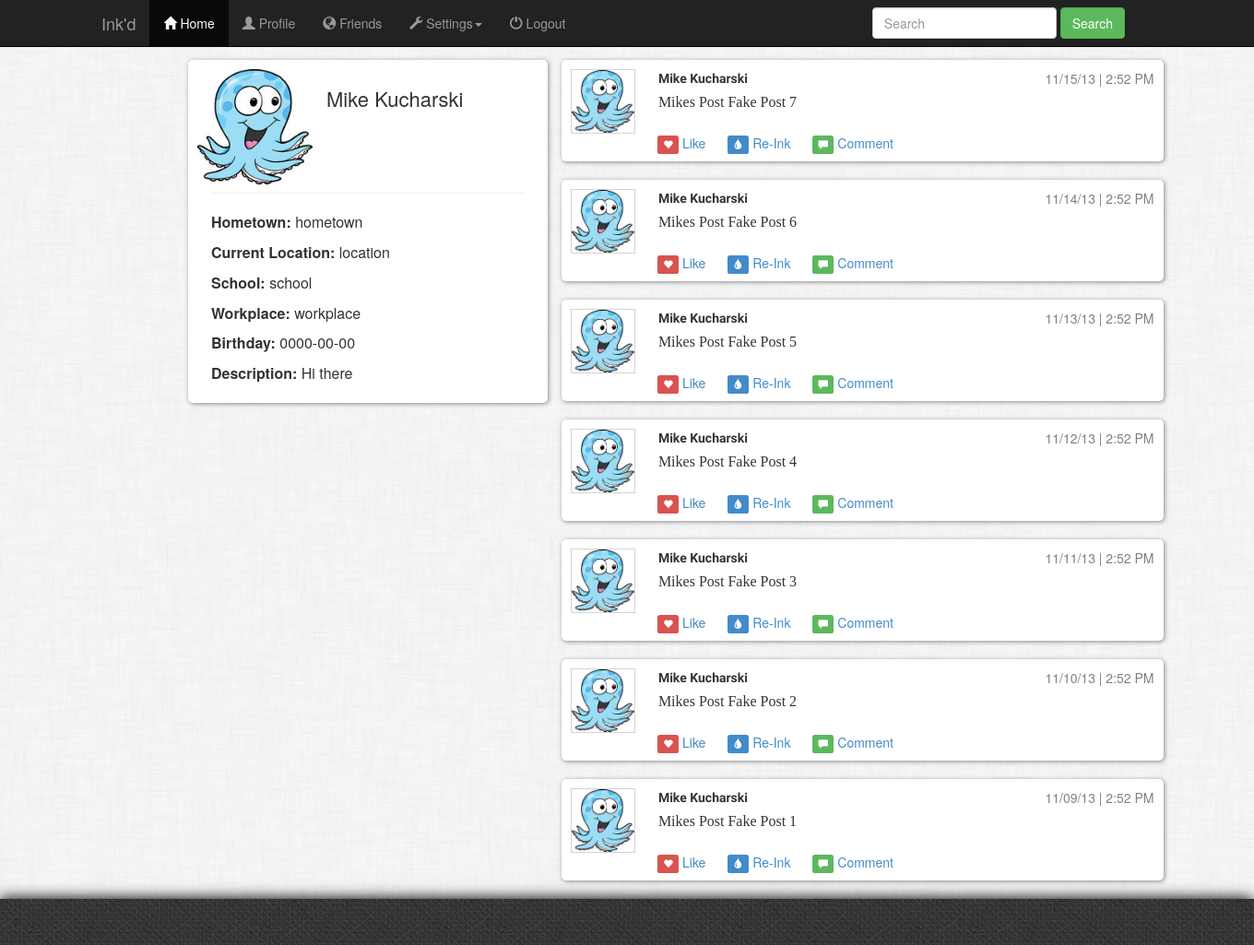
The page /profile.php?u_id=1 (signed in) on the database its author committed.
### tables this page shows
CREATE TABLE IF NOT EXISTS `user`
(
	u_id int(10) NOT NULL AUTO_INCREMENT,
	first_name VARCHAR(20) NOT NULL,
	last_name VARCHAR(20) NOT NULL,
	email VARCHAR (60) NOT NULL,
	password VARCHAR(64) NOT NULL,
	salt VARCHAR(20) NOT NULL,
	PRIMARY KEY (u_id)
);

CREATE TABLE IF NOT EXISTS user_info
(
	ui_id int(10) NOT NULL AUTO_INCREMENT,
	u_id int(10) NOT NULL,
	hometown VARCHAR(30) NOT NULL,
	location VARCHAR(30) NOT NULL,
	school VARCHAR(50) NOT NULL,
	workplace VARCHAR(50) NOT NULL,
	birthday DATE NOT NULL,
	description TEXT,
	PRIMARY KEY (ui_id),
	FOREIGN KEY (u_id) REFERENCES `user`(u_id) ON DELETE CASCADE
);

CREATE TABLE IF NOT EXISTS post (
	p_id int(10) NOT NULL AUTO_INCREMENT,
	u_id int(10) NOT NULL,
	repost_id int(10) NOT NULL,
	message text NOT NULL,
	post_time DATETIME NOT NULL,
	PRIMARY KEY (p_id),
	FOREIGN KEY (u_id) REFERENCES `user`(u_id) ON DELETE CASCADE
);

### scripts/format_date.php (called while the page is built)
<?php
function format_date($datetime)
{
	$datetime = strtotime($datetime);
	$day = date("d", $datetime);
	$month = date("m", $datetime);
	$year = date("y", $datetime);
	$hours = date("g", $datetime);
	$minutes = date("i", $datetime);
	$time_of_day = date("A", $datetime);
	$time = $month . '/' . $day . '/' . $year . ' | ' .
			$hours . ':' . $minutes . ' ' . $time_of_day;
	return $time;
}
?>

### scripts/get_profile_posts.php (the view, shortened to what this page needs)
<?php
	include('format_date.php');
	if(isset($_GET['u_id']) &&!empty($_GET['u_id']))
	{
		$u_id = $_GET['u_id'];
		$mysqli = connect();
		$query = "SELECT * FROM post WHERE u_id='$u_id' ORDER BY post_time DESC";
		$result=$mysqli->query($query);
		if ($result !== false && $result->num_rows > 0)
		{
			while($row = $result->fetch_assoc())
			{
				$msg = $row['message'];
				$time = $row['post_time'];
				$time = format_date($time);
				$msg = htmlentities($msg);
				print "
					<div id='ink'>
						<div id='prof_img'>
							<img src='res/default_profile.jpg' alt='empty'/>
						</div>
						<div id='ink_header'>
							<div id='header_left'>
								<span>Mike Kucharski</span>
							</div>
							<div id='header_right'>
								<span>{$time}</span>
							</div>
						</div>
						<div id='ink_post'>
							<p>{$msg}</p>
						</div>
						<div id='ink_options'>
							<a href='#'><span class='label-danger label'><i class='glyphicon glyphicon-heart white'></i></span> Like</a>
							<a href='#'><span class='label-primary label'><i class='glyphicon glyphicon-tint white'></i></span> Re-Ink</a>
							<a href='#'><span class='label-success label'><i class='glyphicon glyphicon-comment white'></i></span> Comment</a>
						</div>
					</div>
				";
			}
		}
	}else
	{
		header('location:404.php');
	}
?>

### scripts/get_profile_info.php (shortened to what this page needs)
<?php
	if(isset($_GET['u_id']) &&!empty($_GET['u_id']))
	{
		$u_id = $_GET['u_id'];
		$mysqli = connect();
		$query = "SELECT * FROM user WHERE u_id='$u_id'";
		$result=$mysqli->query($query);
		if($result !== false && $result->num_rows > 0)
		{
			$row = $result->fetch_assoc();
			$first = $row['first_name'];
			$last = $row['last_name'];
			$query2 = "SELECT * FROM user_info WHERE u_id='$u_id'";
			$result2=$mysqli->query($query2);
			if($result2 !== false && $result2->num_rows > 0)
			{
				$row2 = $result2->fetch_assoc();
				$hometown = $row2['hometown'];
				$location = $row2['location'];
				$school = $row2['school'];
				$workplace = $row2['workplace'];
				$birthday = $row2['birthday'];
				$description = $row2['description'];
				print "
					<img class='prof_img' src='res/default_profile.jpg'/>
						<h2 class='display_name' >$first $last</h2>
				";
				print "
					<div class='prof-info clear col-lg-12'>
							<div class='page-header'></div>
							<p><span class='heading'>Hometown: </span>$hometown</p>
							<p><span class='heading'>Current Location: </span>$location</p>
							<p><span class='heading'>School: </span>$school</p>
							<p><span class='heading'>Workplace: </span>$workplace</p>
							<p><span class='heading'>Birthday: </span>$birthday</p>
							<p><span class='heading'>Description: </span>$description</p>
						</div>
				";
			}else{
				$mysqli->close();
				header("location:404.php");
			}
		}else{
			$mysqli->close();
			header("location:404.php");
		}
	}else{
		header('location:404.php');
	}
?>

### css/template.css (style rules this page uses)
* { margin:0px; padding:0px; }
html { overflow: -moz-scrollbars-vertical; overflow-y: scroll; }
.white, .white a { color: #fff; }
#ink, #column { background:white; overflow:auto; border-radius: 5px; box-shadow:1px 1px 5px #888888; margin-bottom:20px; padding:10px; word-wrap: break-word; }
#prof_img { position:relative; width:15%; float:left; }
#prof_img img { height:70px; width:70px; border: 1px solid lightgrey; }
#ink_post { position:relative; width:85%; float:right; font-family: 'ProximaNova', ariel, serif; font-size:16px; margin-top:5px; }
#ink_options { clear:both; position:relative; padding-left:11.7%; }
#ink_header { position:relative; width:85%; float:right; }
#header_left { position:relative; width:65%; float:left; }
#header_left span { font-family: 'Raleway', ariel, serif; font-size:14px; font-weight:bold; }
#header_right { position:relative; width:35%; float:right; text-align:right; color:grey; }
#ink_options a { padding-left:20px; }
.heading { font-size:16px; font-weight:bold; }
.display_name { text-align:left; font-size:22px; }
.prof-info { font-size:16px; }
.clear { clear:both; }
.prof_img { display:inline; float:left; height:125px; width:125px; margin-right:15px; border-radius:4px; }

### rows shown on the page
user: first_name "Mike", last_name "Kucharski"
user_info: hometown "hometown", location "location", school "school", workplace "workplace", birthday "0000-00-00", description "Hi there"
post: post_time "11/15/13 | 2:52 PM", message "Mikes Post Fake Post 7"
post: post_time "11/14/13 | 2:52 PM", message "Mikes Post Fake Post 6"
post: post_time "11/13/13 | 2:52 PM", message "Mikes Post Fake Post 5"
post: post_time "11/12/13 | 2:52 PM", message "Mikes Post Fake Post 4"
post: post_time "11/11/13 | 2:52 PM", message "Mikes Post Fake Post 3"
post: post_time "11/10/13 | 2:52 PM", message "Mikes Post Fake Post 2"
post: post_time "11/09/13 | 2:52 PM", message "Mikes Post Fake Post 1"
